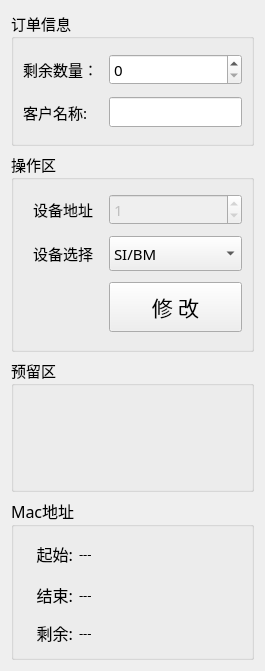
<?xml version="1.0" encoding="UTF-8"?>
<ui version="4.0">
 <class>Set_WorkWid</class>
 <widget class="QWidget" name="Set_WorkWid">
  <property name="geometry">
   <rect>
    <x>0</x>
    <y>0</y>
    <width>265</width>
    <height>671</height>
   </rect>
  </property>
  <property name="font">
   <font>
    <family>微软雅黑</family>
    <pointsize>11</pointsize>
   </font>
  </property>
  <property name="windowTitle">
   <string>Form</string>
  </property>
  <layout class="QGridLayout" name="gridLayout_2">
   <item row="0" column="0">
    <widget class="QGroupBox" name="groupBox_2">
     <property name="enabled">
      <bool>true</bool>
     </property>
     <property name="minimumSize">
      <size>
       <width>0</width>
       <height>120</height>
      </size>
     </property>
     <property name="maximumSize">
      <size>
       <width>16777215</width>
       <height>140</height>
      </size>
     </property>
     <property name="title">
      <string>订单信息</string>
     </property>
     <layout class="QGridLayout" name="gridLayout">
      <item row="0" column="0">
       <widget class="QLabel" name="label_38">
        <property name="minimumSize">
         <size>
          <width>80</width>
          <height>20</height>
         </size>
        </property>
        <property name="maximumSize">
         <size>
          <width>80</width>
          <height>30</height>
         </size>
        </property>
        <property name="text">
         <string>剩余数量：</string>
        </property>
        <property name="alignment">
         <set>Qt::AlignLeading|Qt::AlignLeft|Qt::AlignVCenter</set>
        </property>
       </widget>
      </item>
      <item row="0" column="1">
       <widget class="QSpinBox" name="cntSpin">
        <property name="enabled">
         <bool>true</bool>
        </property>
        <property name="maximum">
         <number>99999</number>
        </property>
       </widget>
      </item>
      <item row="1" column="0">
       <widget class="QLabel" name="label_35">
        <property name="minimumSize">
         <size>
          <width>0</width>
          <height>20</height>
         </size>
        </property>
        <property name="text">
         <string>客户名称:</string>
        </property>
        <property name="alignment">
         <set>Qt::AlignLeading|Qt::AlignLeft|Qt::AlignVCenter</set>
        </property>
       </widget>
      </item>
      <item row="1" column="1">
       <widget class="QLineEdit" name="userEdit">
        <property name="enabled">
         <bool>true</bool>
        </property>
        <property name="maximumSize">
         <size>
          <width>245</width>
          <height>16777215</height>
         </size>
        </property>
        <property name="echoMode">
         <enum>QLineEdit::Normal</enum>
        </property>
        <property name="cursorMoveStyle">
         <enum>Qt::LogicalMoveStyle</enum>
        </property>
       </widget>
      </item>
     </layout>
    </widget>
   </item>
   <item row="1" column="0">
    <widget class="QGroupBox" name="groupBox">
     <property name="minimumSize">
      <size>
       <width>0</width>
       <height>200</height>
      </size>
     </property>
     <property name="font">
      <font>
       <family>微软雅黑</family>
       <pointsize>11</pointsize>
      </font>
     </property>
     <property name="title">
      <string>操作区</string>
     </property>
     <layout class="QGridLayout" name="gridLayout_4">
      <item row="0" column="0">
       <widget class="QLabel" name="label_10">
        <property name="minimumSize">
         <size>
          <width>0</width>
          <height>30</height>
         </size>
        </property>
        <property name="maximumSize">
         <size>
          <width>80</width>
          <height>16777215</height>
         </size>
        </property>
        <property name="font">
         <font>
          <family>微软雅黑</family>
          <pointsize>11</pointsize>
         </font>
        </property>
        <property name="text">
         <string>设备地址</string>
        </property>
        <property name="alignment">
         <set>Qt::AlignCenter</set>
        </property>
       </widget>
      </item>
      <item row="0" column="1">
       <widget class="QSpinBox" name="addrSpin">
        <property name="enabled">
         <bool>false</bool>
        </property>
        <property name="minimumSize">
         <size>
          <width>60</width>
          <height>30</height>
         </size>
        </property>
        <property name="font">
         <font>
          <family>微软雅黑</family>
          <pointsize>11</pointsize>
         </font>
        </property>
        <property name="maximum">
         <number>5</number>
        </property>
        <property name="value">
         <number>1</number>
        </property>
       </widget>
      </item>
      <item row="1" column="0">
       <widget class="QLabel" name="label_9">
        <property name="font">
         <font>
          <family>微软雅黑</family>
          <pointsize>11</pointsize>
         </font>
        </property>
        <property name="text">
         <string>设备选择</string>
        </property>
        <property name="alignment">
         <set>Qt::AlignCenter</set>
        </property>
       </widget>
      </item>
      <item row="1" column="1">
       <widget class="QComboBox" name="typeComboBox">
        <property name="minimumSize">
         <size>
          <width>0</width>
          <height>35</height>
         </size>
        </property>
        <property name="font">
         <font>
          <family>微软雅黑</family>
          <pointsize>11</pointsize>
         </font>
        </property>
        <item>
         <property name="text">
          <string>SI/BM</string>
         </property>
        </item>
        <item>
         <property name="text">
          <string>IP-PDU</string>
         </property>
        </item>
       </widget>
      </item>
      <item row="2" column="1">
       <widget class="QPushButton" name="setBtn">
        <property name="minimumSize">
         <size>
          <width>0</width>
          <height>50</height>
         </size>
        </property>
        <property name="font">
         <font>
          <family>微软雅黑</family>
          <pointsize>16</pointsize>
         </font>
        </property>
        <property name="text">
         <string>修 改</string>
        </property>
       </widget>
      </item>
     </layout>
    </widget>
   </item>
   <item row="2" column="0">
    <widget class="QGroupBox" name="groupBox_3">
     <property name="title">
      <string>预留区</string>
     </property>
    </widget>
   </item>
   <item row="3" column="0">
    <widget class="QGroupBox" name="groupBox_4">
     <property name="maximumSize">
      <size>
       <width>16777215</width>
       <height>220</height>
      </size>
     </property>
     <property name="font">
      <font>
       <family>微软雅黑</family>
       <pointsize>12</pointsize>
      </font>
     </property>
     <property name="title">
      <string>Mac地址</string>
     </property>
     <layout class="QGridLayout" name="gridLayout_3">
      <item row="0" column="1" colspan="3">
       <widget class="QLabel" name="startMacLab">
        <property name="font">
         <font>
          <family>宋体</family>
          <pointsize>10</pointsize>
         </font>
        </property>
        <property name="text">
         <string>---</string>
        </property>
       </widget>
      </item>
      <item row="0" column="0">
       <widget class="QLabel" name="label_11">
        <property name="minimumSize">
         <size>
          <width>0</width>
          <height>35</height>
         </size>
        </property>
        <property name="maximumSize">
         <size>
          <width>50</width>
          <height>16777215</height>
         </size>
        </property>
        <property name="text">
         <string>起始:</string>
        </property>
        <property name="alignment">
         <set>Qt::AlignRight|Qt::AlignTrailing|Qt::AlignVCenter</set>
        </property>
       </widget>
      </item>
      <item row="2" column="0">
       <widget class="QLabel" name="label_13">
        <property name="minimumSize">
         <size>
          <width>0</width>
          <height>30</height>
         </size>
        </property>
        <property name="maximumSize">
         <size>
          <width>50</width>
          <height>16777215</height>
         </size>
        </property>
        <property name="text">
         <string>剩余:</string>
        </property>
        <property name="alignment">
         <set>Qt::AlignRight|Qt::AlignTrailing|Qt::AlignVCenter</set>
        </property>
       </widget>
      </item>
      <item row="1" column="1" colspan="3">
       <widget class="QLabel" name="endMacLab">
        <property name="font">
         <font>
          <family>宋体</family>
          <pointsize>10</pointsize>
         </font>
        </property>
        <property name="text">
         <string>---</string>
        </property>
       </widget>
      </item>
      <item row="1" column="0">
       <widget class="QLabel" name="label_12">
        <property name="minimumSize">
         <size>
          <width>0</width>
          <height>35</height>
         </size>
        </property>
        <property name="maximumSize">
         <size>
          <width>50</width>
          <height>16777215</height>
         </size>
        </property>
        <property name="text">
         <string>结束:</string>
        </property>
        <property name="alignment">
         <set>Qt::AlignRight|Qt::AlignTrailing|Qt::AlignVCenter</set>
        </property>
       </widget>
      </item>
      <item row="2" column="1" colspan="3">
       <widget class="QLabel" name="cntMacLab">
        <property name="font">
         <font>
          <family>宋体</family>
          <pointsize>10</pointsize>
         </font>
        </property>
        <property name="text">
         <string>---</string>
        </property>
       </widget>
      </item>
     </layout>
    </widget>
   </item>
  </layout>
 </widget>
 <resources/>
 <connections/>
</ui>
